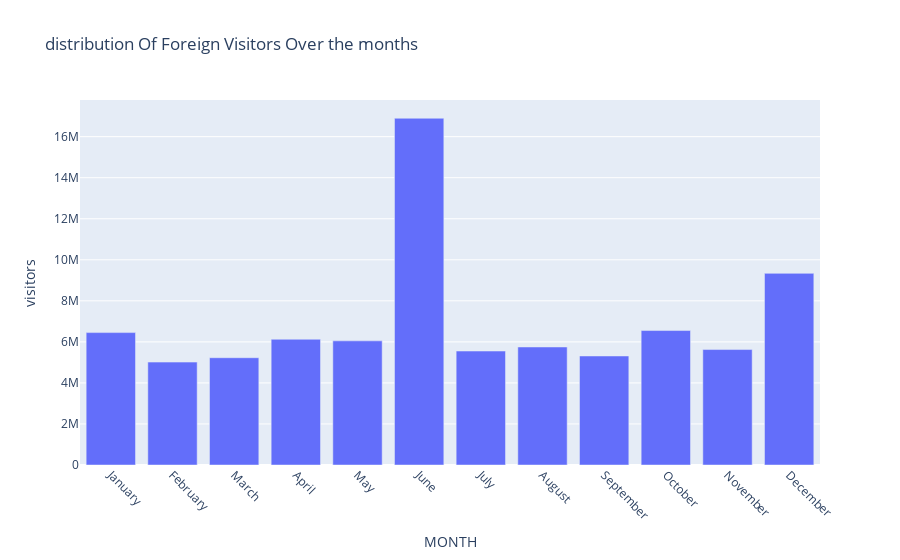

The notebook cell saved with this chart:
### Code cell
order_of_months = ['January', 'February', 'March', 'April', 'May', 'June', 'July', 'August', 'September', 'October', 'November', 'December']
fig = px.bar(fv_hyderabad1, x='month', y='visitors',
             labels={'month': 'MONTH'},
             title='distribution Of Foreign Visitors Over the months',
             color_continuous_scale='greens',
            category_orders={'month': order_of_months})
fig.update_layout(xaxis=dict(tickangle=45))
fig.show()

### Figure 1 — Plotly figure (JSON) as saved in the notebook; plotly's stock layout.template omitted (floating-point values rounded to 4 significant figures)
{"data": [{"alignmentgroup": "True", "hovertemplate": "MONTH=%{x}<br>visitors=%{y}<extra></extra>", "legendgroup": "", "marker": {"color": "#636efa", "pattern": {"shape": ""}}, "name": "", "offsetgroup": "", "orientation": "v", "showlegend": false, "textposition": "auto", "type": "bar", "x": ["April", "August", "December", "February", "January", "July", "June", "March", "May", "November", "October", "September"], "xaxis": "x", "y": [6126839, 5750967, 9338637, 5014430, 6452101, 5552527, 16897783, 5227626, 6049214, 5626156, 6552397, 5312283], "yaxis": "y"}], "layout": {"barmode": "relative", "legend": {"tracegroupgap": 0}, "title": {"text": "distribution Of Foreign Visitors Over the months"}, "xaxis": {"anchor": "y", "categoryarray": ["January", "February", "March", "April", "May", "June", "July", "August", "September", "October", "November", "December"], "categoryorder": "array", "domain": [0, 1], "tickangle": 45, "title": {"text": "MONTH"}}, "yaxis": {"anchor": "x", "domain": [0, 1], "title": {"text": "visitors"}}}}
